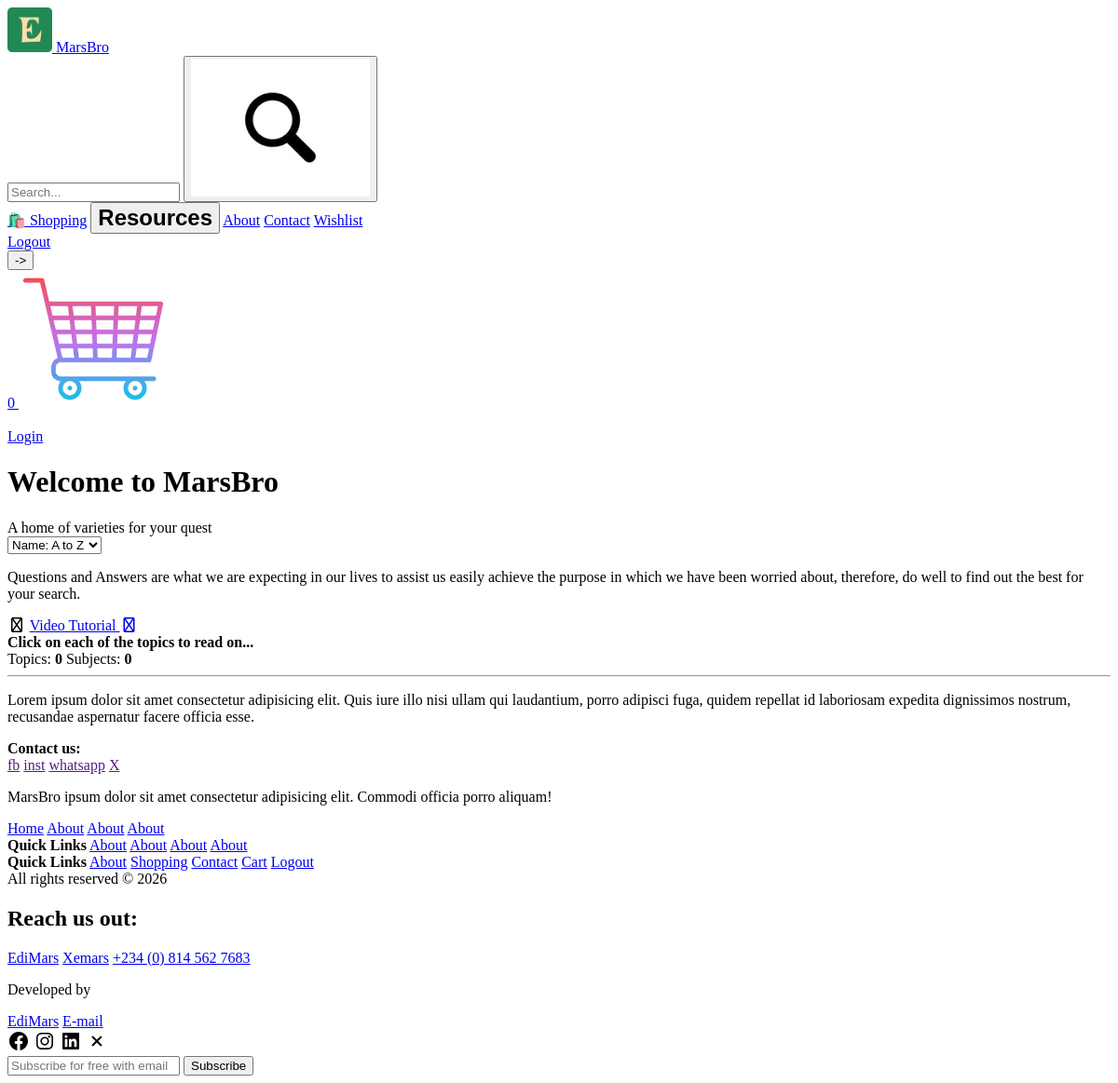
/ (signed in), run on an earlier commit of the app's database.
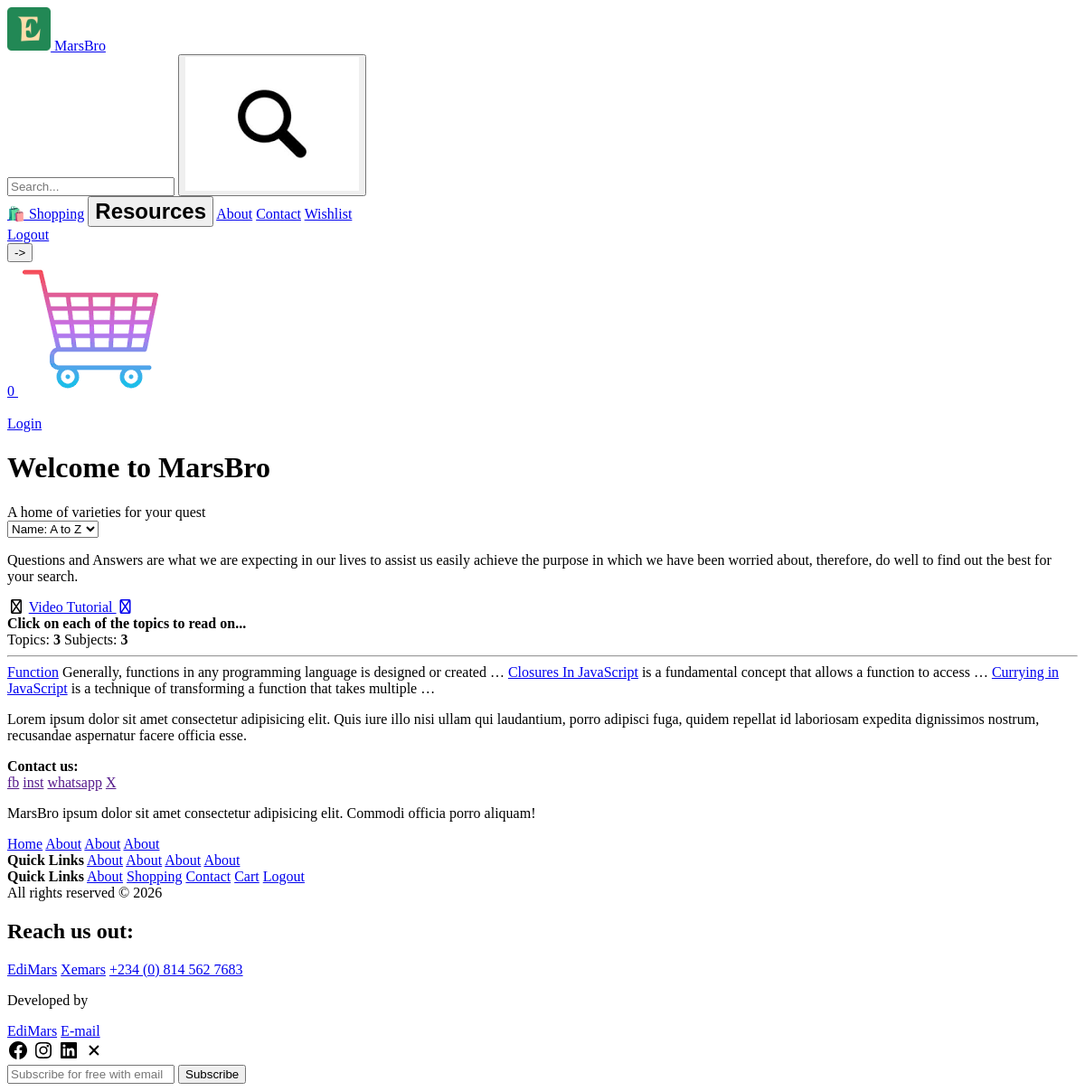
And on a later commit of the database.
### store/models.py (models this page shows)
class Product(models.Model):
    topic = models.CharField(max_length=30)
    text = models.CharField(verbose_name='text', max_length=100)

### store/views.py (the view)
# urls.py: 2. Add a URL to urlpatterns:  path('', views.home, name='home')
@login_required(login_url='login')
def home (request):
    products = Product.objects.all()
    total_count = Product.objects.count()
    paginator = Paginator(products, 25)
    page = request.GET.get('page', 1)
    product = paginator.get_page(page)
    sort_by = request.GET.get('sort_by')
    if sort_by == 'name_asc':
        products = Product.order_by('name')
    elif sort_by == 'name_desc':
        products = products.order_by('-name')
    return render(request, 'home/index.html', {
      'products': products,
      'total_count': total_count,
      'product': product,
    })

### store/templates/home/index.html (shortened to what this page needs)
{% extends 'main/base.html' %} {% block title %} | Home Page {% endblock title%}
{% block content %}
<div class="index_container_page">
  <div class="header-content">
    <div class="home-page-text-heading">
      <h1 class="heading">Welcome to MarsBro</h1>
      <span>A home of varieties for your quest</span>
    </div>
    <div class="">
      <select name="" id="sort-by" onchange="location = this.value">
        <option value="?sort_by=name_asc">Name: A to Z</option>
      </select>
    </div>
    <p class="bg-image">
      Questions and Answers are what we are expecting in our lives to assist us
      easily achieve the purpose in which we have been worried about, therefore,
      do well to find out the best for your search.
    </p>
    <div class="video-tutorials">
      <i class="fa-slab-press fa-regular fa-tv"></i>
      <a href="{% url 'homeScreens' %}" class="video-link"
        >Video Tutorial <i class="fa-slab-press fa-regular fa-angle-right"></i
      ></a>
    </div>
  </div>
  <div class="directive-text">
    <strong>Click on each of the topics to read on...</strong>
  </div>
  <div class="container">
    <div class="headings">
      <span class="topics-numbers"
        >Topics: <strong id="increaseFigure">{{ total_count }}</strong></span
      >
      <span class="subjects-numbers"
        >Subjects: <strong id="increaseFigures">{{ total_count }}</strong></span
      >
    </div>
    <hr />
    <div class="content">
      {% for product in products %}
      <span class="content-list">
        <span class="topic-headings">
          <a
            href="{% url 'blogs' %}"
            class="topics-text text-xl font-semibold font-serif"
            >{{ product.topic }}</a
          >
        </span>
        <span class="para-text">
          <span class="main-text">{{ product.text | truncatewords:10}}</span>
        </span>
      </span>
      {% endfor %}
    </div>
  </div>
  <div class="contents-middle">
    <div class="contents-container">
      <div class="left-side">
        <p>
          Lorem ipsum dolor sit amet consectetur adipisicing elit. Quis iure
          illo nisi ullam qui laudantium, porro adipisci fuga, quidem repellat
          id laboriosam expedita dignissimos nostrum, recusandae aspernatur
          facere officia esse.
        </p>
      </div>
      <div class="right-side">
        <strong>Contact us:</strong>
        <div class="social-accounts">
          <a href="" class="">fb</a>
          <a href="" class="">inst</a>
          <a href="" class="">whatsapp</a>
          <a href="" class="">X</a>
        </div>
      </div>
    </div>
  </div>
</div>
{% endblock content %}

What changed in the data, as far as the page shows it:
added Product: topic "Function", text "Generally, functions in any programming language is designed or created …"
added Product: topic "Closures In JavaScript", text "is a fundamental concept that allows a function to access …"
added Product: topic "Currying in JavaScript", text "is a technique of transforming a function that takes multiple …"
Also different on the page:
{{ total_count }}: "0" → "3"
